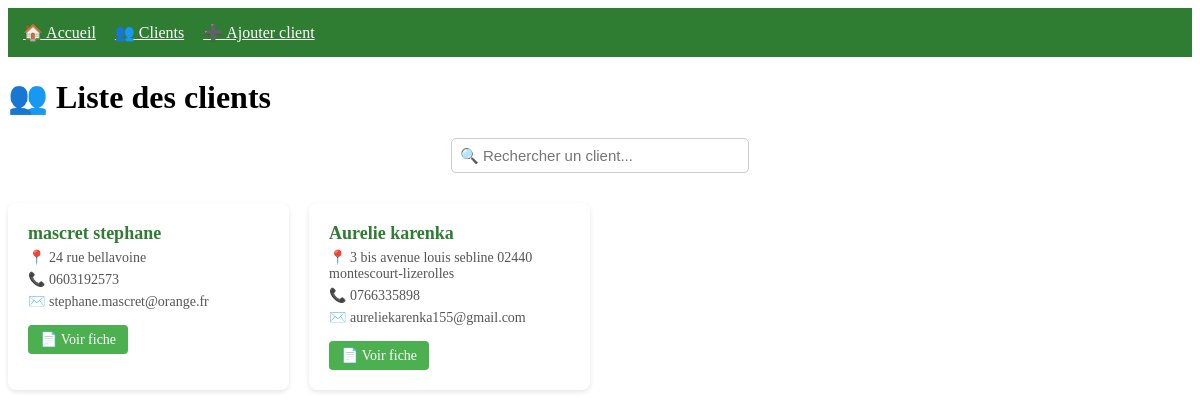
The app's page /clients with its own data.
### tables this page shows
CREATE TABLE clients (
    id INTEGER PRIMARY KEY AUTOINCREMENT,
    nom TEXT,
    adresse TEXT,
    telephone TEXT,
    email TEXT
);

### app.py (the view)
@app.route('/clients')
def clients():
    clients = get_clients()
    return render_template("clients.html", clients=clients)

### database.py (called while the page is built)
def get_clients():
    conn = sqlite3.connect('base.db')
    cursor = conn.cursor()
    cursor.execute("SELECT id, nom, adresse, telephone, email FROM clients")
    rows = cursor.fetchall()
    conn.close()
    return [{'id': r[0], 'nom': r[1], 'adresse': r[2], 'telephone': r[3], 'email': r[4]} for r in rows]

### templates/clients.html (shortened to what this page needs)
<!DOCTYPE html>
<html lang="fr">
<head>
</head>
<body>
  {% include 'menu.html' %}
  <main>
    <h1>👥 Liste des clients</h1>
    <div class="search-bar">
      <input type="text" placeholder="🔍 Rechercher un client...">
    </div>
    <div class="client-list">
      {% for c in clients %}
      <div class="client-card">
        <h3>{{ c.nom }}</h3>
        <p>📍 {{ c.adresse }}</p>
        <p>📞 {{ c.telephone }}</p>
        <p>✉️ {{ c.email }}</p>
        <a href="/client/{{ c.id }}" class="btn">📄 Voir fiche</a>
      </div>
      {% endfor %}
    </div>
  </main>
</body>
</html>

### templates/menu.html
<nav style="background:#2e7d32; padding:15px; color:white;">
  <a href="/" style="color:white; margin-right:15px;">🏠 Accueil</a>
  <a href="/clients" style="color:white; margin-right:15px;">👥 Clients</a>
  <a href="/nouveau-client" style="color:white;">➕ Ajouter client</a>
</nav>

### templates/clients.html (style rules this page uses)
.search-bar { text-align: center; margin-bottom: 30px; }
.search-bar input { width: 280px; padding: 8px; font-size: 15px; border: 1px solid #ccc; border-radius: 5px; }
.client-list { display: grid; grid-template-columns: repeat(auto-fill, minmax(280px, 1fr)); gap: 20px; }
.client-card { background: white; padding: 20px; border-radius: 8px; box-shadow: 0 2px 5px rgba(0,0,0,0.1); }
.client-card h3 { margin: 0; font-size: 18px; color: #2e7d32; }
.client-card p { margin: 5px 0; color: #555; font-size: 14px; }
.btn { display: inline-block; margin-top: 10px; padding: 6px 12px; background: #4CAF50; color: white; text-decoration: none; border-radius: 4px; font-size: 14px; }

### records on screen
clients: nom "mascret stephane", adresse "24 rue bellavoine", telephone "0603192573", email "stephane.mascret@orange.fr"
clients: nom "Aurelie karenka", adresse "3 bis avenue louis sebline 02440 montescourt-lizerolles", telephone "0766335898", email "aureliekarenka155@gmail.com"
